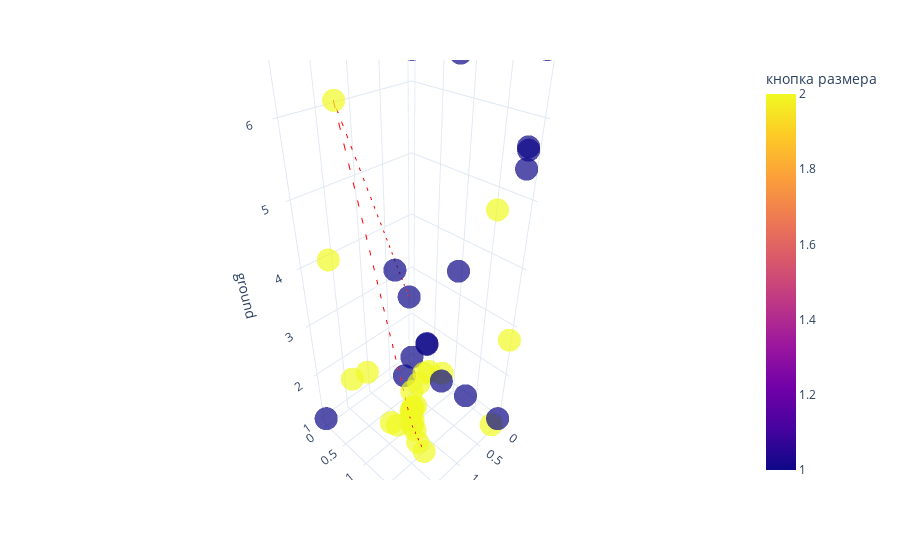

Notebook code for this chart:
### Code cell
fig = px.scatter_3d(steps_df, x='coffee', y='size', z='ground', 
                    color='кнопка размера', 
                    opacity=0.7, 
                    color_discrete_sequence=px.colors.qualitative.Alphabet)
# this is best path, plot it as a  directional line in 3d
best_option = steps_df.iloc[prob.ibest_seq].drop_duplicates()
# Create the line plot
gradient = best_option.index

line_plot = px.line_3d(best_option, x='coffee', y='size', z='ground')
line_plot['data'][0]['line']['color'] = '#FF0000'
line_plot['data'][0]['line']['dash'] = 'dash'
fig.add_trace(line_plot.data[0])
fig.update_layout(title='')

fig.update_layout(template='plotly_white')

go.Figure(fig).show()

### Figure 1 — Plotly figure (JSON) as saved in the notebook; plotly's stock layout.template omitted (floating-point values rounded to 4 significant figures)
{"data": [{"hovertemplate": "coffee=%{x}<br>size=%{y}<br>ground=%{z}<br>кнопка размера=%{marker.color}<extra></extra>", "legendgroup": "", "marker": {"color": [1, 1, 2, 2, 2, 1, 2, 1, 1, 2, 2, 2, 1, 2, 2, 2, 2, 2, 1, 2, 1, 2, 2, 1, 1, 2, 2, 1, 2, 2, 2, 2, 1, 1, 1, 1, 1, 2, 2, 2, 2, 2, 2, 1, 2, 1, 2], "coloraxis": "coloraxis", "opacity": 0.7, "symbol": "circle"}, "mode": "markers", "name": "", "scene": "scene", "showlegend": false, "type": "scatter3d", "x": [0.4639, 0.7011, 1.857, 1.67, 1.564, 0.8555, 1.266, 1.15, 0.1688, 0.3043, 1.264, 1.258, 1.2, 1.225, 1.214, 1.165, 1.211, 1.175, 0.1845, 1.186, 0.1234, 1.164, 1.213, 0.7197, 2.0, 0.0, 2.0, 0.0, 0.0, 0.172, 0.02989, 0.0, 0.7562, 0.1123, 0.0, 2.0, 0.03181, 1.244, 1.305, 1.675, 1.761, 1.562, 1.602, 0.07334, 1.391, 0.6455, 1.592], "y": [0.4042, 1.023, 0.7836, 0.09786, 0.2285, 1.514, 1.272, 0.8352, 1.976, 1.755, 1.333, 1.388, 1.044, 1.21, 1.227, 1.245, 1.211, 1.204, 2.0, 1.21, 1.955, 1.165, 1.214, 1.038, 2.0, 0.0, 2.0, 0.0, 2.0, 2.0, 0.7843, 2.0, 1.582, 2.0, 2.0, 0.0, 0.0, 1.571, 1.575, 1.249, 0.8808, 1.26, 1.815, 1.363, 2.0, 1.295, 1.717], "z": [2.924, 2.489, 6.338, 4.052, 1.781, 6.727, 1.324, 3.994, 5.729, 4.916, 1.261, 1.004, 2.201, 1.554, 1.612, 1.665, 1.612, 1.283, 5.479, 1.62, 5.671, 1.44, 1.592, 2.527, 7.0, 6.823, 3.273, 1.0, 7.0, 1.0, 1.182, 2.756, 4.153, 6.722, 1.0, 1.0, 7.0, 2.72, 1.0, 1.735, 2.574, 1.582, 3.135, 1.101, 7.0, 1.852, 2.87]}, {"hovertemplate": "coffee=%{x}<br>size=%{y}<br>ground=%{z}<extra></extra>", "legendgroup": "", "line": {"color": "#FF0000", "dash": "dash"}, "marker": {"symbol": "circle"}, "mode": "lines", "name": "", "scene": "scene", "showlegend": false, "type": "scatter3d", "x": [0.4639, 1.857, 1.266, 1.305], "y": [0.4042, 0.7836, 1.272, 1.575], "z": [2.924, 6.338, 1.324, 1.0]}], "layout": {"coloraxis": {"colorbar": {"title": {"text": "кнопка размера"}}, "colorscale": [[0.0, "#0d0887"], [0.1111, "#46039f"], [0.2222, "#7201a8"], [0.3333, "#9c179e"], [0.4444, "#bd3786"], [0.5556, "#d8576b"], [0.6667, "#ed7953"], [0.7778, "#fb9f3a"], [0.8889, "#fdca26"], [1.0, "#f0f921"]]}, "legend": {"tracegroupgap": 0}, "margin": {"t": 60}, "scene": {"domain": {"x": [0.0, 1.0], "y": [0.0, 1.0]}, "xaxis": {"title": {"text": "coffee"}}, "yaxis": {"title": {"text": "size"}}, "zaxis": {"title": {"text": "ground"}}}, "title": {"text": ""}}}
